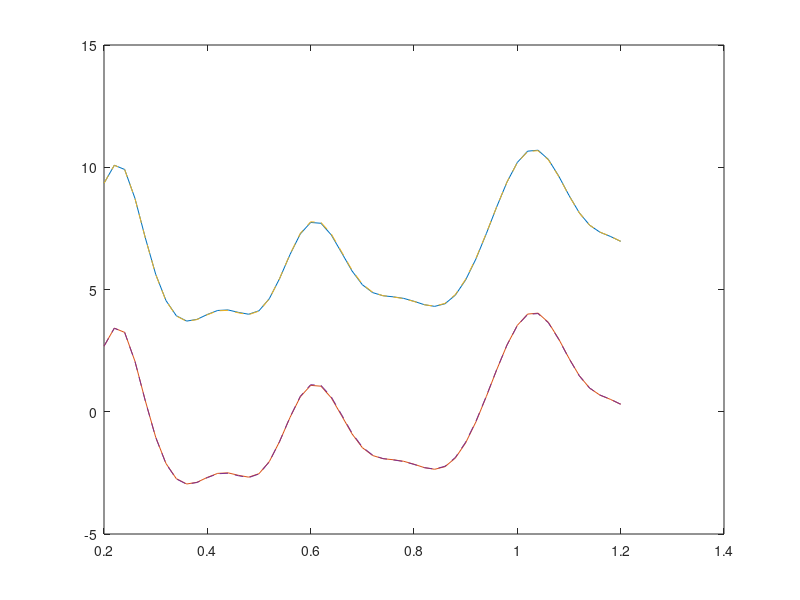

MATLAB code to generate this figure:
function columnintensity

inten =0;
diam=9.38;
Q=.61/(diam/2);
k=[.2:.02:1.2]';
r = [0:.1:diam+1]';
bh(length(r),1)=0;
bhwt(length(r),1)=0;  

rprimespacing =.01;
rprime=[0:rprimespacing:10]'; 
gr = zeros(length(rprime),1);
grnss = zeros(length(rprime),1);

pos=rand(150,2)*diam-diam/2;
posmag=sqrt(pos(:,1).^2 + pos(:,2).^2);

pos=pos(find(posmag<=diam/2),:);
posmag = posmag(find(posmag<=diam/2));

plot(pos(:,1),pos(:,2),'o');axis equal;

Igr = zeros(length(k),1);
Igrnss = zeros(length(k),1);
Ihcnff = zeros(length(k),1);
Ihcnffnss = zeros(length(k),1);
Ihcgr = zeros(length(k),1);
Idf =zeros(length(k),1);
Ixray = zeros(length(k),1);
Ixraynss = zeros(length(k),1);

for i=1:length(pos) %use each origin
    sigi = posmag(i);
    appfunci = besselj(1,2*pi*Q*sigi)/(2*pi*Q*sigi);
    
    for j=1:length(pos)
        sigj = posmag(j);
        appfuncj = besselj(1,2*pi*Q*sigj)/(2*pi*Q*sigj); 
        rij = sqrt((pos(i,1)-pos(j,1))^2 + (pos(i,2)-pos(j,2))^2);
        
        Ihcnff = Ihcnff + appfunci*appfuncj * besselj(0,2*pi*k*rij);
        
        binadd = round(rij/rprimespacing)+1;
        gr(binadd) = gr(binadd)+ appfunci*appfuncj;
        
        if(rij>0) 
            Ihcnffnss = Ihcnffnss + appfunci*appfuncj * besselj(0,2*pi*k*rij); 
            Ixraynss = Ixraynss + sin(k*rij*2*pi)./(k*2*pi*rij);
            Ixray = Ixray+1;
            grnss(binadd) = grnss(binadd)+ appfunci*appfuncj;
        end

    end
end

for i=1:length(k)
    Igr(i) = sum(gr .* besselj(0,2*pi*k(i)*rprime));
    Igrnss(i) = sum(grnss .* besselj(0,2*pi*k(i)*rprime));
end

plot(k,Ihcnff, k,Ihcnffnss,k,Igr,'--', k,Igrnss,'--');
%figure
%plot(k,Ixraynss,'--');
%figure
%plot(rprime,gr, rprime, grnss);
%figure 
%plot(k,Igr, k,Igrnss);

% for i=1:1
%     
%     sigi = sqrt((pos(i,1)*halfedge-pos(i,2)*halfedge)^2 + (imx-imy)^2 ); 
%     
%     appfunci = (Q/sigi) * besselj(1, 2*pi*sigi*Q);
%         
%     for j=1:length(pos)
%         rij = sqrt((pos(i,1)-pos(j,1))^2 + (pos(i,2)-pos(j,2))^2 + ...
%             (pos(i,3)-pos(j,3))^2);
%         rij = rij*halfedge;
%                 
%         sigij = sqrt((pos(i,1)-pos(j,1))^2 + (pos(i,2)-pos(j,2))^2 );
%         sigij = sigij*halfedge;
%         
%         sigj = sqrt((pos(j,1)*halfedge-pos(j,2)*halfedge)^2 + (imx-imy)^2 ); 
%     
%         appfuncj = (Q/sigj) * besselj(1, 2*pi*sigj*Q);
% 
%         bh(round(rij/.1)+1) = bh(round(rij/.1)+1) + 1;
%         bhwt(round(rij/.1)+1) = bhwt(round(rij/.1)+1) + appfuncj * appfunci;        
%         
%         inten = inten+ appfunci * appfuncj * besselj(0, 2*pi*k*sigij);
%         
%     end
% end
% 
% plot(r,bh, r, bhwt);